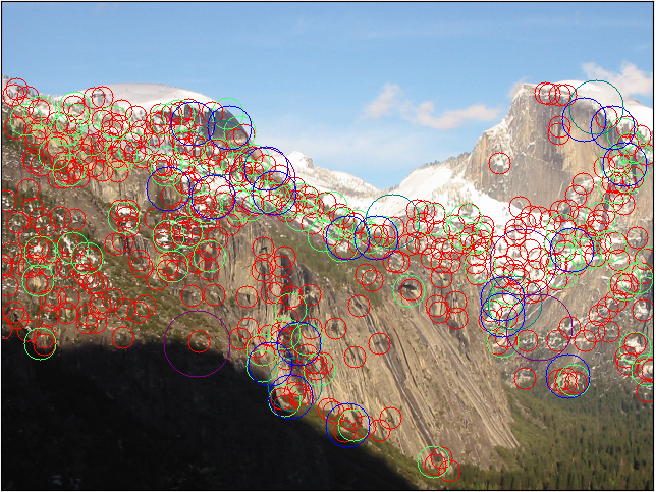
#> input picture images/1.png, 656 x 492 px
$ python -i funciones.py   (imports and definitions only)
#> lines starting #> are read from the running program, lines starting #| are printed output that depends on the picture
#!/usr/bin/env python3
# -*- coding: utf-8 -*-
#####################################################
#                                                   #
#                     FUNCIONES                     #
#           Mª del Mar Alguacil Camarero            #
#                                                   #
#####################################################

import cv2
import unittest
import numpy as np
from matplotlib import pyplot as plt
from math import exp, ceil

# REPRESENTACIÓN DE LAS IMÁGENES
    # images: lista de las imágenes leídas
    # titles: nombres asociados a images
    # row: número de filas que queremos
    # col: número de columnas que deseamos
    # color: True si es una imagen a color, False en caso contrario
    # RESTRICCIÓN: debe haber igual número de imágenes que de títulos y row*col debe ser también igual a este.
def visualization(images, titles, row, col, color = False):
    sizeI = len(images) # Tamaño de la lista de imágenes que queremos visualize

    # Comprobamos que los datos introducidos son correctos
    assert sizeI==row*col and sizeI==len(titles)

    for i in range(sizeI):
        plt.subplot(row, col, i+1)

        if not color: # Imagen a escala de grises
            plt.imshow(images[i], "gray")
        else: # Imagen a color
            imagen = np.uint8(images[i])
            rgb_img = cv2.cvtColor(imagen, cv2.COLOR_BGR2RGB)

            plt.imshow(rgb_img)


        # Ocultamos los valores de los ejes
        plt.xticks([]), plt.yticks([])

        # Asignamos un título a la imagen
        plt.title(titles[i])

    # Mostramos la composición de imágenes resultante
    plt.show()

    # Punto de parada
    cv2.waitKey(0)


#-----------------------------------------------------------------------------------------------------------
    # filename: nombre de la imagen
    # sigma: desviación típica de la Gaussiana
    # border_type: tipo de borde
    # size: tamaño del kernel gaussiano
    # color: True si la imagen queremos que sea procesada a color, y False en caso contrario
# [25 lines left out: function convol_gaussiana, not called in this run]

#-----------------------------------------------------------------------------------------------------------

#CONVOLUCION

# Cambiamos el intervalo de los colores
# [a,b] -> [0,255]
def cambio(x, a, b):
    return round(255*(x-a)/(b-a))

def rango(matrix):
    minimo = min(map(min,matrix))
    maximo = max(map(max,matrix))

#    for x in matrix:
#        x = cambio(x, minimo, maximo)
#        print(x)
    if minimo<0 or maximo>255:
        # [minimo, maximo] -> [0,255]
        for i in range(matrix.shape[0]):
            for j in range(matrix.shape[1]):
                matrix[i,j] = cambio(matrix[i,j], minimo, maximo)
    else: # Redondeamos sólo
        for i in range(matrix.shape[0]):
            for j in range(matrix.shape[1]):
                matrix[i,j] = int(round(matrix[i,j]))


def rangoColor(matrix, color=False):
    if not color:
        # Cambiamos el rango de la escala de grises
        rango(matrix)
    else:
        # Obtenemos las tres matrices de colores
        b,g,r = cv2.split(matrix)

        # Cambiamos el rango de cada color
        rango(b)
        rango(g)
        rango(r)

        # Mezclamos los colores
        matrix = cv2.merge([b,g,r])

    return matrix

    # image: archivo imagen
    # kernelX: vector fila de la máscara separable
    # kernelY: vector columna de la máscara separable
    #       máscara = kernelX*kernalY
    # border_type: tipo de borde
    # change: True si se desea que el intervalo de definición de la imagen
    #convolucionada sea [0,255], y False en caso contrario.
# [22 lines left out: function convolucion, not called in this run]

    # filename: nombre de la imagen
    # border_type: tipo de borde
    # kernelX: vector fila de la máscara separable
    # kernelY: vector columna de la máscara separable
    #           máscara = kernelX*kernalY
    # sigma: desviación típica gaussiana
    # visualize: True si queremos que se visualice la imagen resultante, False en caso contrario
def convol_separable(filename, border_type=cv2.BORDER_DEFAULT, kernelX=[], kernelY=[], sigma=None,
                     visualize=True, titles=['Original', 'Nucleo separable'], read=True):
#> called with filename = 'images/1.png', border_type = 4, visualize = True, read = True
    if read:
        image = cv2.imread(filename, 0)
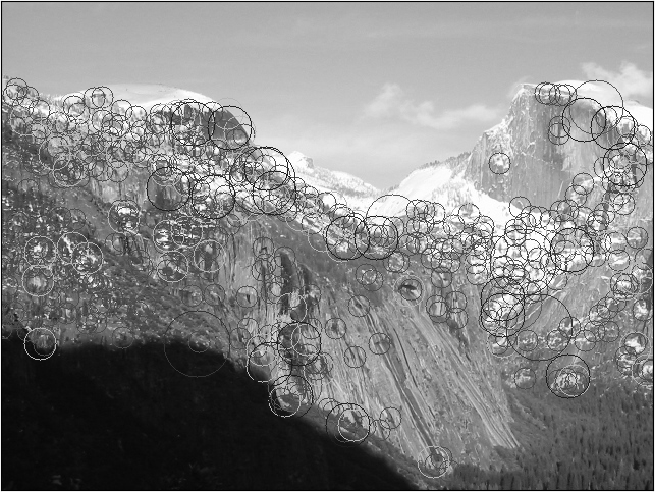
#> image: shape (492, 656); min 0, max 255, mean 132.4
    else:
        image = filename.copy()

    if sigma:
        opt = int(6*sigma)+1
        # cv2.getGaussianKernel -> Si sigma no es positiva sigma=0.3*(ksize-1)*0.5-1)+0.8)
        kernel = cv2.getGaussianKernel(ksize=opt, sigma=sigma)

        # Alisamiento gaussiano
        blur = convolucion(image, kernel, kernel, border_type, False)
    else:
        blur = image.copy()

#    if kernelX==None or kernelY==None:
#    if list(np.concatenate(kernelX)) and list(np.concatenate(kernelY)):
    if len(kernelX)!=0 and len(kernelY)!=0:
        # Aplicamos el filtro lineal separable a la imagen
        blur = convolucion(blur, kernelX, kernelY, border_type)


    # Cambiamos al intervalo [0,255] para visualizarla
    blur = rangoColor(blur)
#> in rango, `minimo = min(map(min,matrix))`: minimo = 0
#> in rango, `maximo = max(map(max,matrix))`: maximo = 255

    # Visualizamos las imágenes resultantes
    if visualize:
        visualization([image, blur], titles, 1, 2)
#> in visualization, `sizeI = len(images)`: sizeI = 2
#> in visualization, `plt.show()`:
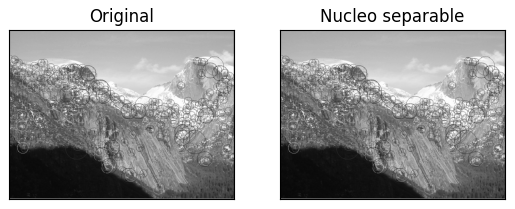
#> figure drawn by matplotlib, 2 panels

    # Devolvemos la imagen convolucionada
    return blur

#-----------------------------------------------------------------------------------------------------------

# CONVOLUCION CON NUCLEO DE 1º DERIVADA
    # filename: nombre de la imagen
    # sigma: desviación típica de la gaussiana
    # border_type: tipo de borde
# [95 lines left out: functions convol_1derivada, visualizationPyr, pyrGauss, not called in this run]

>>> result = convol_separable('images/1.png')

$ run again, on images/10.png
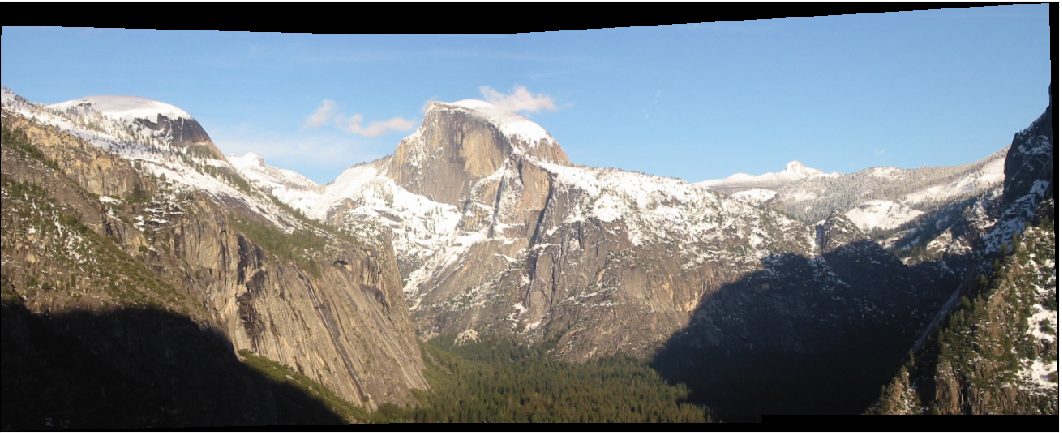
#> input picture images/10.png, 1062 x 433 px
#> in convol_separable, `image = cv2.imread(filename, 0)`:
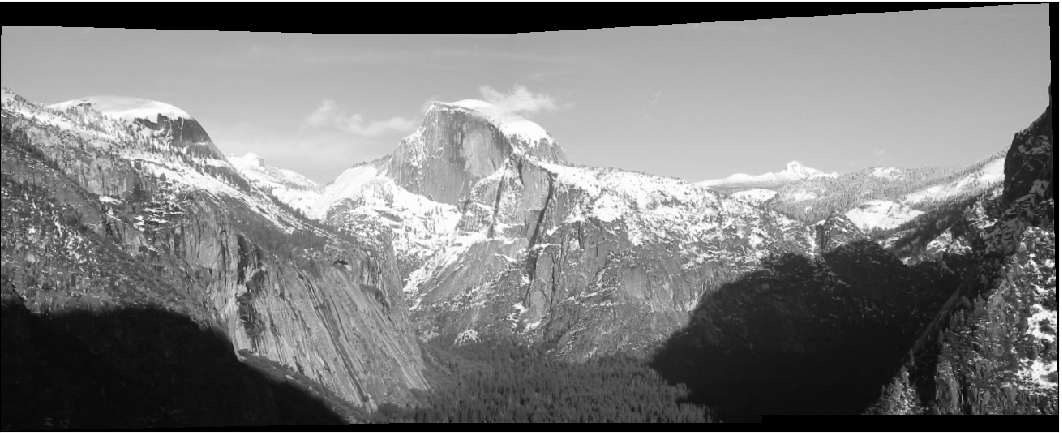
#> image: shape (433, 1062); min 0, max 255, mean 124.1
#> minimo = 0
#> maximo = 255
#> sizeI = 2
#> in visualization, `plt.show()`:
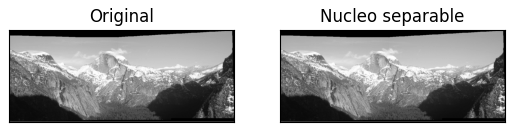
#> figure drawn by matplotlib, 2 panels

$ run again, on images/11.png
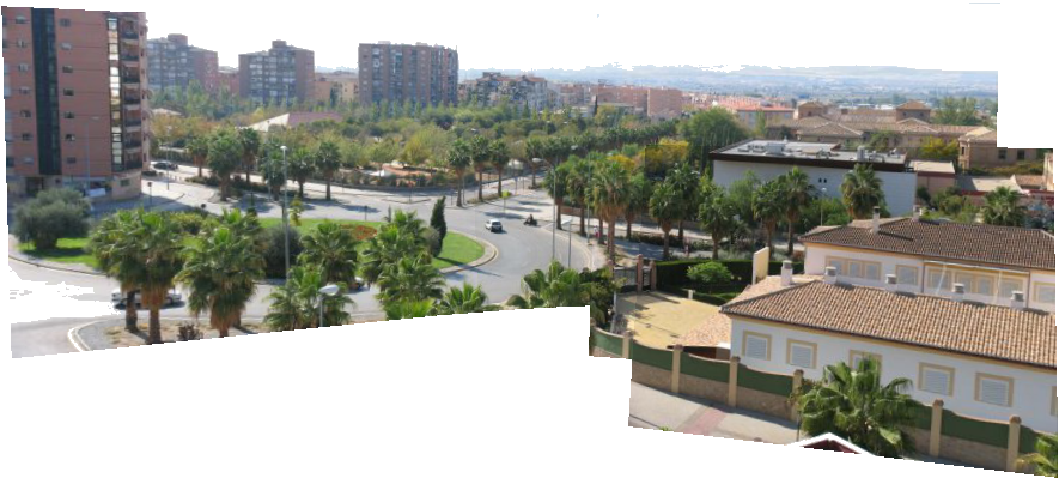
#> input picture images/11.png, 1062 x 480 px
#> in convol_separable, `image = cv2.imread(filename, 0)`:
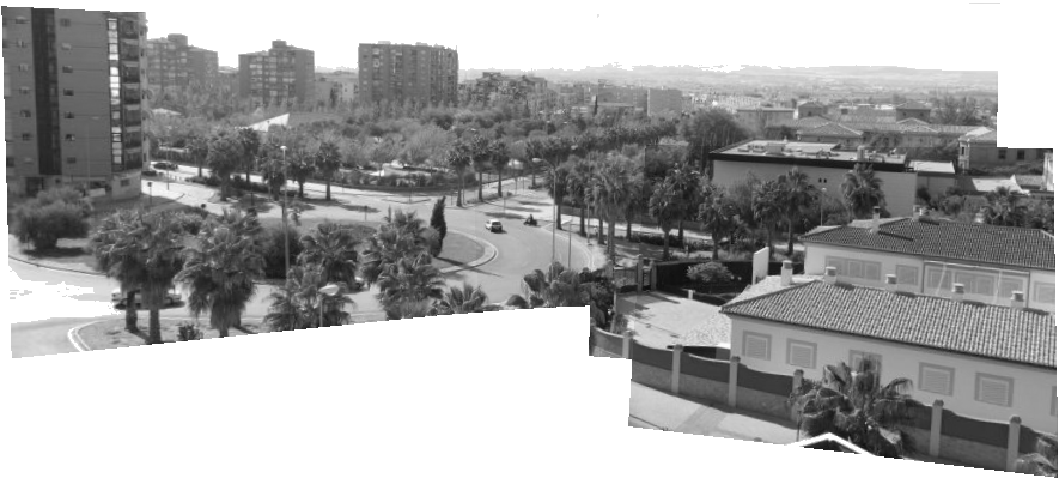
#> image: shape (480, 1062); min 11, max 255, mean 164.3
#> minimo = 11
#> maximo = 255
#> sizeI = 2
#> in visualization, `plt.show()`:
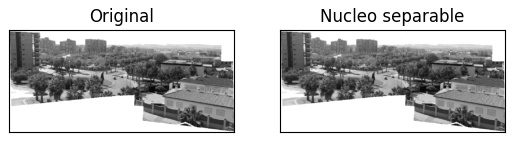
#> figure drawn by matplotlib, 2 panels
